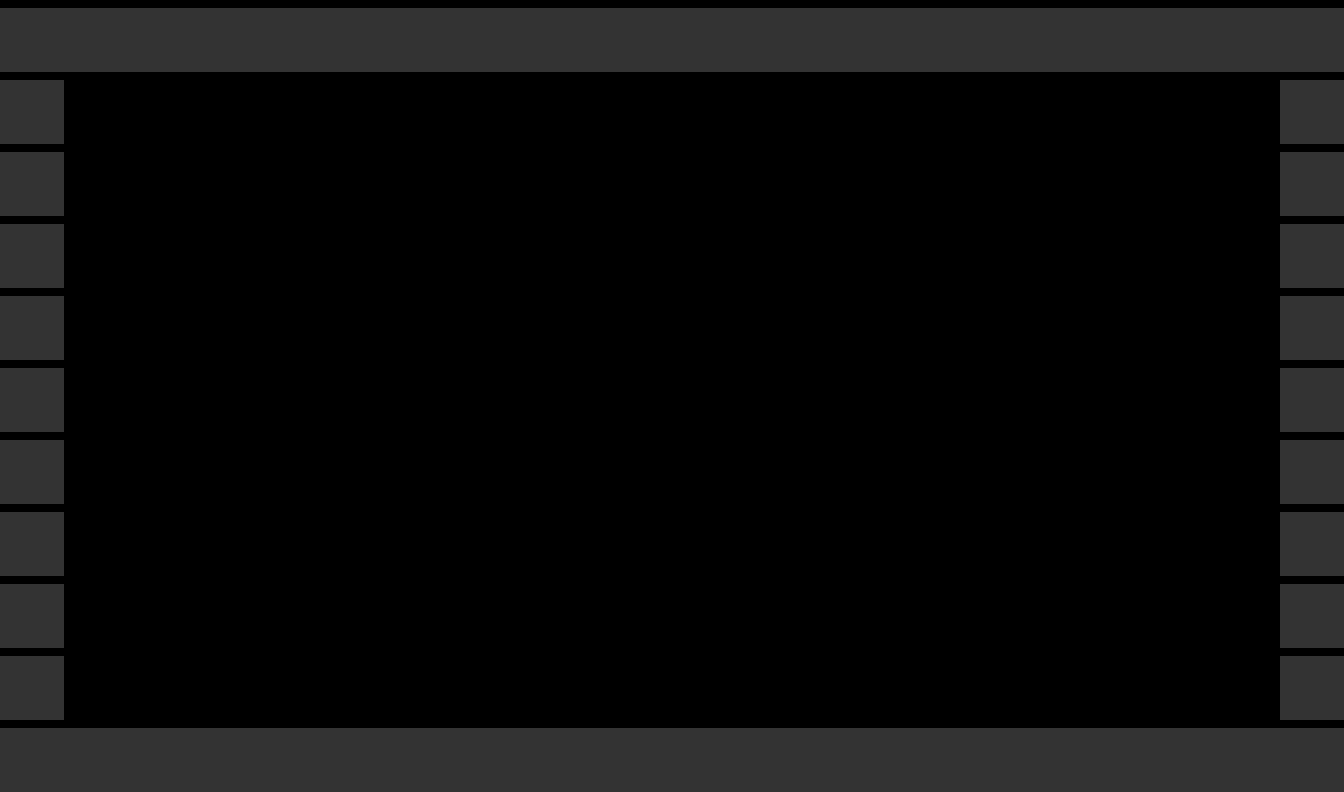

The image is a tile-based game level rendered from a .tmx file. Its description and complete source (layers, tilesets, objects, tile grids) follow:
An orthogonal 21x11 tile map with 64x72 px tiles, 1 tile layer (Wall).

<map version="1.10" tiledversion="1.10.2" orientation="orthogonal" renderorder="right-down" width="21" height="11" tilewidth="64" tileheight="72" infinite="0" nextlayerid="2" nextobjectid="1">
 <tileset firstgid="1" source="Tileset.tsx" />
 <layer id="1" name="Wall" width="21" height="11">
  <data encoding="csv">
286,286,286,286,286,286,286,286,286,286,286,286,286,286,286,286,286,286,286,286,286,
286,0,0,0,0,0,0,0,0,0,0,0,0,0,0,0,0,0,0,0,286,
286,0,0,0,0,0,0,0,0,0,0,0,0,0,0,0,0,0,0,0,286,
286,0,0,0,0,0,0,0,0,0,0,0,0,0,0,0,0,0,0,0,286,
286,0,0,0,0,0,0,0,0,0,0,0,0,0,0,0,0,0,0,0,286,
286,0,0,0,0,0,0,0,0,0,0,0,0,0,0,0,0,0,0,0,286,
286,0,0,0,0,0,0,0,0,0,0,0,0,0,0,0,0,0,0,0,286,
286,0,0,0,0,0,0,0,0,0,0,0,0,0,0,0,0,0,0,0,286,
286,0,0,0,0,0,0,0,0,0,0,0,0,0,0,0,0,0,0,0,286,
286,0,0,0,0,0,0,0,0,0,0,0,0,0,0,0,0,0,0,0,286,
286,286,286,286,286,286,286,286,286,286,286,286,286,286,286,286,286,286,286,286,286
</data>
 </layer>
</map>
